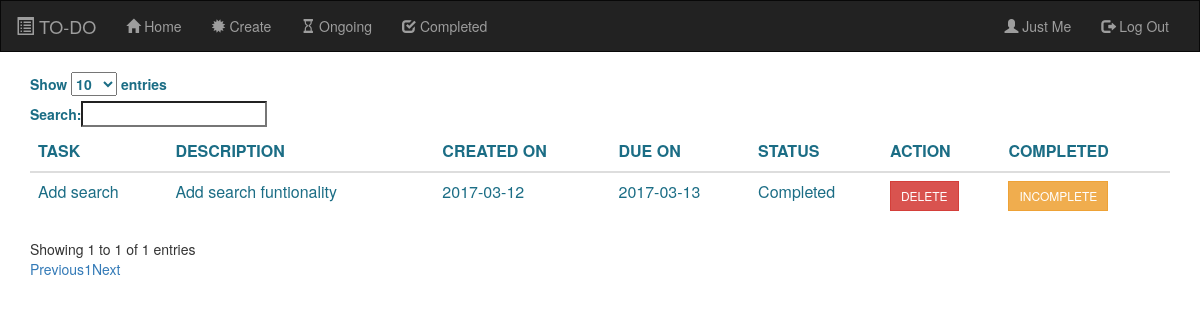
The page /completed.php (signed in) on the database its author committed.
### tables this page shows
CREATE TABLE IF NOT EXISTS `tasks` (
  `id` int(20) NOT NULL,
  `names` varchar(100) NOT NULL,
  `description` varchar(100) NOT NULL,
  `date_entered` date NOT NULL,
  `date_due` date NOT NULL,
  `status` varchar(25) NOT NULL DEFAULT 'Pending',
  `users` varchar(100) NOT NULL
);

### completed.php (the view, shortened to what this page needs)
<html lang="en">
<head>
    <link rel="stylesheet" href="boot/css/bootstrap.css"/>
    <link rel="stylesheet" href="boot/css/custom.css">
    <link rel="stylesheet" href="boot/css/dataTables.css"/>
</head>
<body>
<?php include 'nav.php' ?>
<div class="container">
    <table class="table" id="example">
        <thead>
        <tr>
            <th>TASK</th>
            <th>DESCRIPTION</th>
            <th>CREATED ON</th>
            <th>DUE ON</th>
            <th>STATUS</th>
            <th>ACTION</th>
            <th>COMPLETED</th>
        </tr>
        </thead>
        <tbody>
        <?php
        include 'connect.php';
        $sql ="select * from tasks WHERE status ='Completed' AND users = '{$_SESSION['names']}'";
        $result = mysqli_query($db,$sql);
        while($row =mysqli_fetch_row($result) )
        {
            $id = $row[0];
            echo "<tr>";
            echo "<td>$row[1]</td>";
            echo "<td>$row[2]</td>";
            echo "<td>$row[3]</td>";
            echo "<td>$row[4]</td>";
            echo "<td>$row[5]</td>";
            echo "<td><a name='btndelete' class='btn btn-sm btn-danger' href='_deletecompleted.php?id=$id'>DELETE</a></td>";
            echo "<td><a name='btnincomplete' class='btn btn-sm btn-warning' href='_incomplete.php?id=$id'>INCOMPLETE</a></td>";
            echo "</tr>";
        }
        ?>
        </tbody>
    </table>
</div>
</body>
</html>

### boot/css/custom.css (style rules this page uses)
body { background-image: url('images/background.png'); background-repeat: no-repeat; background-size: 100%; background-position: top left; }
h1,h2,h3,h4,h5,h6,p,label,th,td { color: #1b6d85 }
.btn { border-radius: 0; }

### rows shown on the page
tasks: names "Add search", description "Add search funtionality", date_entered "2017-03-12", date_due "2017-03-13", status "Completed"

### other values the page prints
$_SESSION['names'] "Just Me"
